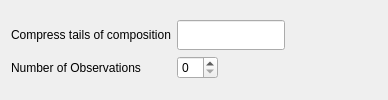
            <widget class="QWidget" name="tab_morph">
             <attribute name="title">
              <string>Morphology</string>
             </attribute>
             <layout class="QVBoxLayout" name="verticalLayout_15">
              <item>
               <layout class="QGridLayout" name="gridLayout_3">
                <item row="0" column="0">
                 <widget class="QLabel" name="label_obs_morph_compress">
                  <property name="text">
                   <string>Compress tails of composition</string>
                  </property>
                 </widget>
                </item>
                <item row="1" column="0">
                 <widget class="QLabel" name="label_obs_morph_numObs">
                  <property name="text">
                   <string>Number of Observations</string>
                  </property>
                 </widget>
                </item>
                <item row="1" column="2">
                 <spacer name="horizontalSpacer_17">
                  <property name="orientation">
                   <enum>Qt::Horizontal</enum>
                  </property>
                  <property name="sizeHint" stdset="0">
                   <size>
                    <width>40</width>
                    <height>20</height>
                   </size>
                  </property>
                 </spacer>
                </item>
                <item row="1" column="1">
                 <widget class="QSpinBox" name="spinBox_obs_morph_numObs"/>
                </item>
                <item row="1" column="4">
                 <spacer name="horizontalSpacer_18">
                  <property name="orientation">
                   <enum>Qt::Horizontal</enum>
                  </property>
                  <property name="sizeHint" stdset="0">
                   <size>
                    <width>40</width>
                    <height>20</height>
                   </size>
                  </property>
                 </spacer>
                </item>
                <item row="1" column="3">
                 <spacer name="horizontalSpacer_19">
                  <property name="orientation">
                   <enum>Qt::Horizontal</enum>
                  </property>
                  <property name="sizeHint" stdset="0">
                   <size>
                    <width>40</width>
                    <height>20</height>
                   </size>
                  </property>
                 </spacer>
                </item>
                <item row="0" column="1" colspan="2">
                 <widget class="QLineEdit" name="lineEdit_obs_morph_compress">
                  <property name="sizePolicy">
                   <sizepolicy hsizetype="Preferred" vsizetype="Fixed">
                    <horstretch>0</horstretch>
                    <verstretch>0</verstretch>
                   </sizepolicy>
                  </property>
                  <property name="maximumSize">
                   <size>
                    <width>200</width>
                    <height>30</height>
                   </size>
                  </property>
                 </widget>
                </item>
                <item row="2" column="0" colspan="5">
                 <layout class="QVBoxLayout" name="verticalLayout_morph_obs"/>
                </item>
               </layout>
              </item>
             </layout>
            </widget>
